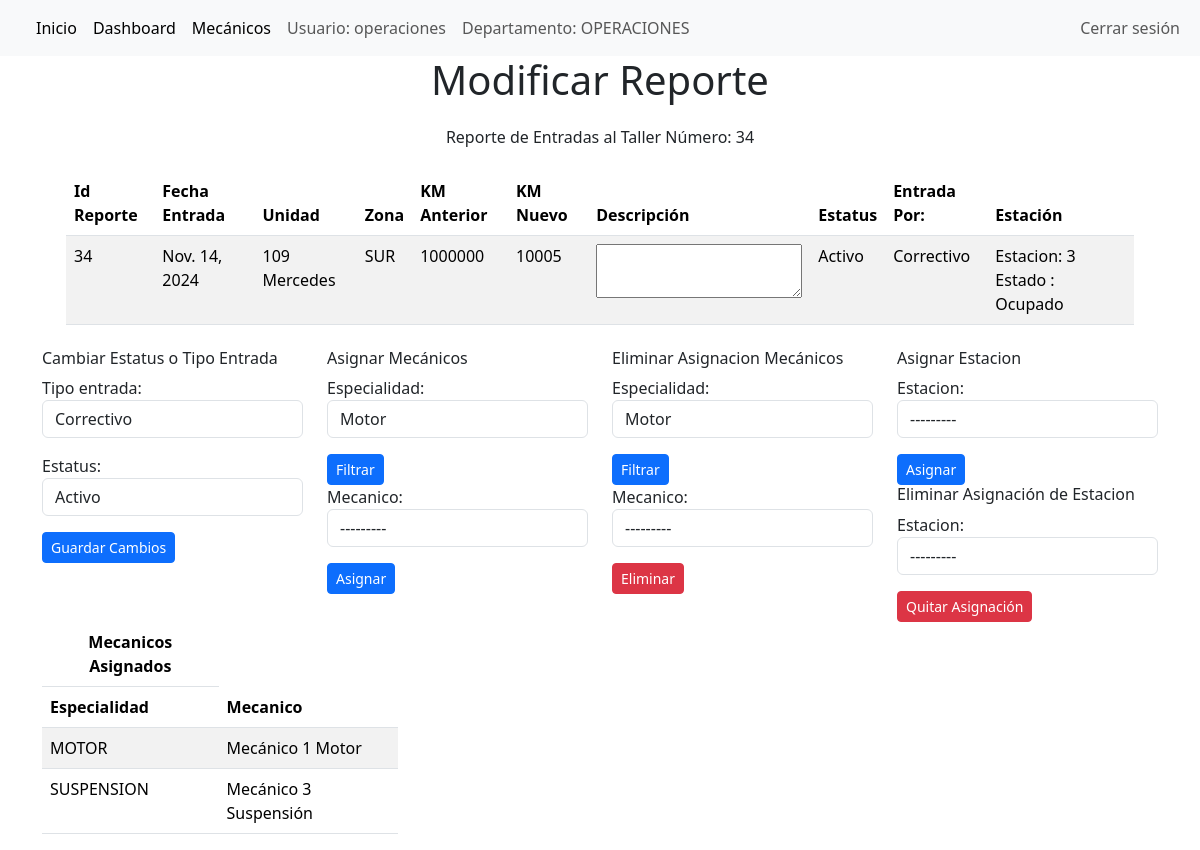
Screenshot of /home_taller/modificar_reporte/34/ (signed in) with the database file from the repository.
### reporte_operaciones/models.py (models this page shows, shortened)
class UsuarioAutocar(AbstractUser):
    departamento = models.CharField(
        max_length=20,
        choices=Departamento.choices()
    )
    especialidad = models.CharField(
        max_length=20,
        choices=Especialidad.choices(),
        blank=True,
        null=True
    )
    def __str__(self):
        return f"{self.first_name} {self.last_name} "

class ReporteReparacion(models.Model):
    id_reparacion = models.AutoField(primary_key=True)
    id_entrada = models.ForeignKey('ReporteEntrada',on_delete=models.CASCADE)
    id_reporte_mecanico = models.ManyToManyField('ReporteMecanico', blank=True)
    estacion = models.ForeignKey('Estacion',on_delete=models.PROTECT,default=None,null=True)
    tipo_entrada = models.CharField(
        max_length=20,
        choices=TipoIngreso.choices(),
        default='Sin Asignar'
    )
    estatus = models.CharField(
        max_length=20,
        choices=EstatusReporte.choices(),
        default = 'Pendiente',
    )

class ReporteEntrada(models.Model):
    id_reporte = models.AutoField(primary_key=True)
    conductor = models.ForeignKey('Conductor', on_delete=models.DO_NOTHING)
    reporte_usuario = models.ForeignKey('UsuarioAutocar',on_delete=models.DO_NOTHING)
    fecha_entrada = models.DateField(auto_now_add=True)
    fecha_terminado = models.DateField(null=True, blank=True, default=None)
    unidad = models.ForeignKey('Vehiculos', on_delete=models.DO_NOTHING)
    descripción_incidente = models.TextField(max_length=255)
    kilometraje_nuevo = models.IntegerField()

class Vehiculos(models.Model):
    id_vehiculo = models.AutoField(primary_key=True)  # Corrigiendo el error con primary_key
    numero_unidad = models.CharField(max_length=30)  # Agregar max_length
    modelo_unidad = models.CharField(max_length=30)
    año_unidad = models.CharField(max_length=30)
    zona_unidad = models.CharField(
        max_length=20,
        choices=ZonaVehiculos.choices()
    )
    kilometraje = models.IntegerField()
    def __str__(self):
        return f"{self.numero_unidad} {self.modelo_unidad}"

class Estacion(models.Model):
    estado = models.CharField(max_length=15,choices=DISPONIBILIDAD, default='SI')
    num_estacion = models.IntegerField(blank=True,default=None)
    def __str__(self):
        return f"Estacion: {self.num_estacion} Estado : {self.get_estado_display()}"

class MecanicosAsignados(models.Model):
    reporte_reparacion = models.ForeignKey('ReporteReparacion',on_delete=models.CASCADE)
    mecanico = models.ForeignKey('UsuarioAutocar',on_delete=models.CASCADE)
    class Meta:
        unique_together =('reporte_reparacion','mecanico')

### reporte_operaciones/views.py (the view, shortened to what this page needs)
# urls.py: path("home_taller/modificar_reporte/<int:id_reparacion>/",views.modificar_reporte, name = 'modificar_reporte') ,
@login_required
def modificar_reporte(request, id_reparacion):
    reporte = get_object_or_404(ReporteReparacion, id_reparacion=id_reparacion)
    if request.method == "POST" and 'guardar_cambios' in request.POST:
        form = ModificarReporteReparacion(request.POST, instance=reporte)
        if form.is_valid():
            form.save()
            messages.success(request, 'Los cambios han sido guardados correctamente')
            if reporte.estatus == 'Terminado':
                reporte.id_entrada.fecha_terminado = timezone.now()
                reporte.id_entrada.save()
                estacion_seleccionada = reporte.estacion
                estacion_seleccionada.estado = 'SI'
                estacion_seleccionada.save()
            return redirect('modificar_reporte', id_reparacion=id_reparacion)
    else:
        form = ModificarReporteReparacion(instance=reporte)
    form_filtro = FiltroMecanicosForm(request.GET or None)
    mecanicos = UsuarioAutocar.objects.filter(departamento=Departamento.MECANICO.name)
    especialidad_seleccionada = None
    if 'filtrar' in request.GET and form_filtro.is_valid():
        especialidad_seleccionada = form_filtro.cleaned_data['especialidad']
        mecanicos = mecanicos.filter(especialidad=especialidad_seleccionada)
    form_asignar = AsignarMecanico(request.POST or None)
    if especialidad_seleccionada:
        form_asignar.fields['mecanico'].queryset = mecanicos
    form_estacion = EstacionForm(request.POST or None)
    mecanicos_asignados = MecanicosAsignados.objects.filter(reporte_reparacion = reporte.id_reparacion)
    context = {
        'reporte': reporte,
        'form': form,
        'form_filtro': form_filtro,
        'form_asignar': form_asignar,
        'form_estacion' : form_estacion,
        'mecanicos': mecanicos,
        'especialidad_seleccionada': especialidad_seleccionada,
        'mecanicos_asignados': mecanicos_asignados,
    }
    return render(request, 'reporte_operaciones/modificar_reporte_taller.html', context)

### reporte_operaciones/forms.py
class ModificarReporteReparacion(forms.ModelForm):
    class Meta:
        model = ReporteReparacion
        fields = ['tipo_entrada','estatus']
        widgets = {
            'tipo_entrada' : forms.Select(attrs={'class': 'form-control'}),
            'estatus' : forms.Select(attrs={'class': 'form-control'}),
        }

class FiltroMecanicosForm(forms.Form):
    especialidad = forms.ChoiceField(
        choices=Especialidad.choices(),
        required=True,
        label="Especialidad",
        widget = forms.Select(attrs={'class':'form-control'})
    )

### reporte_operaciones/context_processors.py (called while the page is built)
def user_info(request):
    if request.user.is_authenticated:
        return {
            'departamento_usuario': request.user.departamento,  # Asumiendo que tienes un campo departamento en tu modelo de usuario.
            'usuario_logueado': request.user.username
        }
    return {}

### reporte_operaciones/templates/reporte_operaciones/modificar_reporte_taller.html (shortened to what this page needs)
{%extends 'reporte_operaciones/base_template.html'%}
    {%block navbar %}
        <a class="nav-link active" aria-current="page" href="/home_taller/">Inicio</a>
        <a class="nav-link active" aria-current="page" href="/home_dashboard/">Dashboard</a>
        <a class="nav-link active" aria-current="page" href="/home_dashboard_dos/">Mecánicos</a>
        <a class="nav-link">Usuario: {{usuario_logueado}}</a>
        <a class="nav-link">Departamento: {{departamento_usuario}}</a>
    {%endblock%}
    {%block contenido%}
    <div class="contain text-center">
        <h1>Modificar Reporte</h1>
    </div>
        <div class="container" >
            <div class="m-4 d-felx text-center">
                <h6>Reporte de Entradas al Taller Número: {{reporte.id_reparacion}}</h6>
            </div>
            <div class="m-4 ">
                <table class ="table table-striped">
                    <thead>
                        <tr>
                            <th>Id Reporte</th>
                            <th>Fecha Entrada</th>
                            <th>Unidad</th>
                            <th>Zona</th>
                            <th>KM Anterior</th>
                            <th>KM Nuevo</th>
                            <th>Descripción</th>
                            <th>Estatus</th>
                            <th>Entrada Por:</th>
                            <th>Estación</th>
                        </tr>
                    </thead>
                    <tbody>
                        <tr>
                            <td>{{ reporte.id_entrada.id_reporte }}</td>
                            <td>{{ reporte.id_entrada.fecha_entrada }}</td>
                            <td>{{ reporte.id_entrada.unidad }}</td>
                            <td>{{ reporte.id_entrada.unidad.zona_unidad }}</td>
                            <td>{{ reporte.id_entrada.unidad.kilometraje }}</td>
                            <td>{{ reporte.id_entrada.kilometraje_nuevo }}</td>
                            <td><textarea maxlength="15">{{ reporte.id_entrada.descripcion_incidente }}</textarea></td>
                            <td>{{ reporte.estatus }}</td>
                            <td>{{ reporte.tipo_entrada }}</td>
                            <td>{{ reporte.estacion }}</td>
                        </tr>
                    </tbody>
                </table>
            </div>
        </div>
        <div class="container ">
            <div class="row">
                <div class="col">
                    <h6>Cambiar Estatus o Tipo Entrada</h6>
                    <form method="POST">
                        {{form.as_p}}
                        <button class="btn btn-primary btn-sm" type="submit" name="guardar_cambios">Guardar Cambios</button>
                    </form>
                </div>
                <div class="col">
                    <div class="row">
                        <div class="col">
                            <h6>Asignar Mecánicos</h6>
                            <form method="GET">
                                {{ form_filtro.as_p }}
                                <button class="btn btn-primary btn-sm" type="submit" name="filtrar">Filtrar</button>
                            </form>
                            <form method="POST">
                                {{ form_asignar.as_p }}
                                <button class="btn btn-primary btn-sm" type="submit" name="asignar">Asignar</button>
                            </form>
                        </div>
                    </div>
                </div>
                <div class="col">
                    <div class="row">
                        <div class="col">
                            <h6>Eliminar Asignacion Mecánicos</h6>
                            <form method="GET">
                                {{ form_filtro.as_p }}
                                <button class="btn btn-primary btn-sm" type="submit" name="filtrar">Filtrar</button>
                            </form>
                            <form method="POST">
                                {{ form_asignar.as_p }}
                                <button class="btn btn-danger btn-sm" type="submit" name="eliminar">Eliminar</button>
                            </form>
                        </div>
                    </div>
                </div>
                <div class="col">
                    <h6>Asignar Estacion</h6>
                    <form method="POST">
                        {{form_estacion.as_p}}
                        <button class="btn btn-primary btn-sm" type="submit" name="asignar_estacion">Asignar</button>
                    </form>
                    <h6>Eliminar Asignación de Estacion</h6>
                    <form method="POST">
                        {{form_estacion.as_p}}
                        <button class="btn btn-danger btn-sm" type="submit" name="eliminar_estacion">Quitar Asignación</button>
                    </form>
                </div>
            </div>
        </div>
        {%if mecanicos_asignados%}
            <div class="container">
                <div class="row">
                    <div class="col-6 col-sm-4">
                        <table class="table table-striped">
                            <thead>
                                <tr>
                                    <th style="text-align: center;">Mecanicos Asignados</th>
                                </tr>
                                <tr>
                                    <th>Especialidad</th>
                                    <th>Mecanico</th>
                                </tr>
                            </thead>
                            <tbody>
                                {%for mecanico_asignado in mecanicos_asignados%}
                                <tr>
                                    <td>{{mecanico_asignado.mecanico.especialidad}}</td>
                                    <td>{{mecanico_asignado.mecanico}}</td>
                                </tr>
                                {% empty %}
                                <tr>
                                    <td colspan="12">No hay reportes disponibles.</td>
                                </tr>
                                {% endfor %}
                            </tbody>
                        </table>
                    </div>
                </div>
            </div>
        {%endif%}
    {%endblock%}

### rows the page displays
UsuarioAutocar: username "operaciones", departamento "OPERACIONES"
ReporteReparacion: id_reparacion "34", id_entrada.id_reporte "34", id_entrada.fecha_entrada "Nov. 14, 2024", id_entrada.unidad "109 Mercedes", id_entrada.unidad.zona_unidad "SUR", id_entrada.unidad.kilometraje "1000000", id_entrada.kilometraje_nuevo "10005", estatus "Activo", tipo_entrada "Correctivo", estacion "Estacion: 3 Estado : Ocupado"
MecanicosAsignados: mecanico.especialidad "MOTOR", mecanico "Mecánico 1 Motor"
MecanicosAsignados: mecanico.especialidad "SUSPENSION", mecanico "Mecánico 3 Suspensión"
